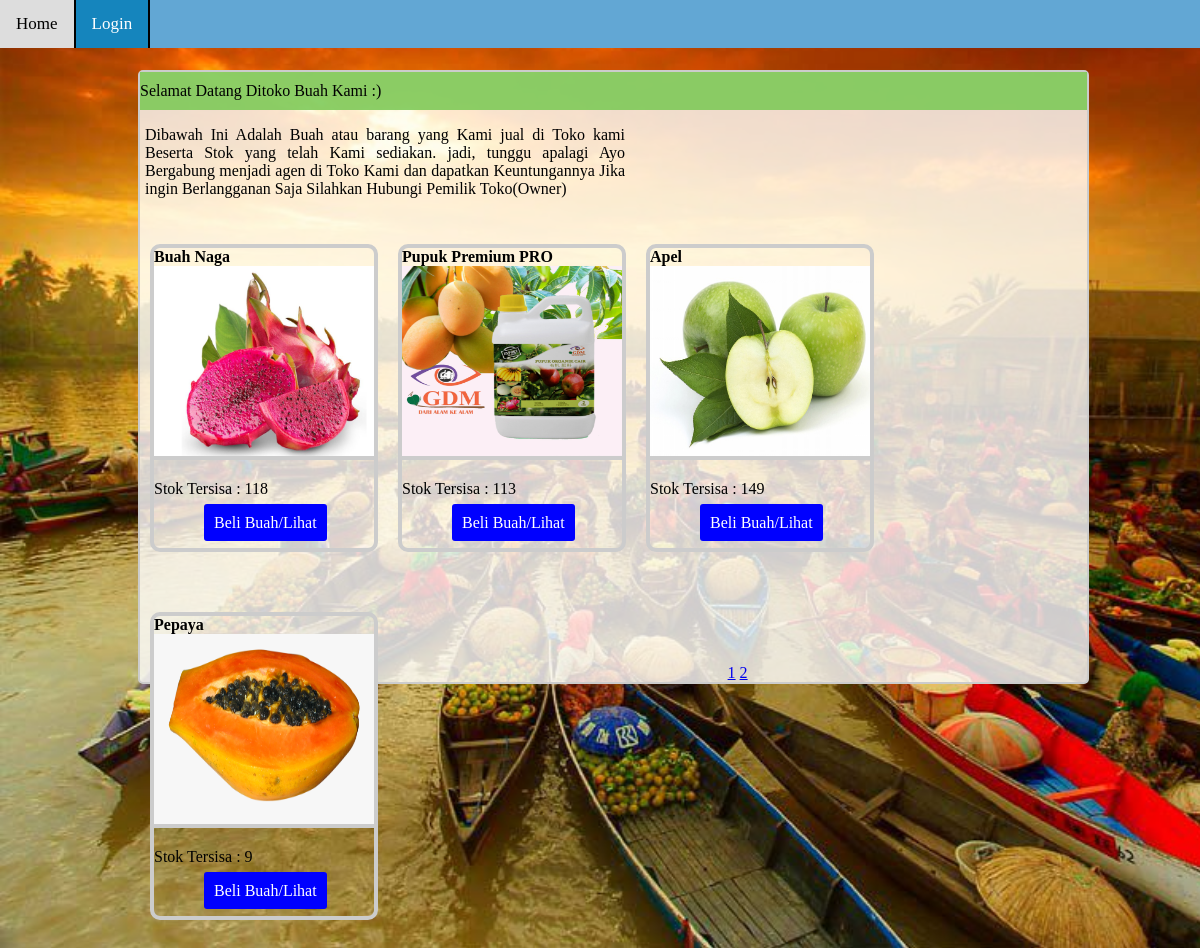
The page / on the database its author committed.
### tables this page shows
CREATE TABLE IF NOT EXISTS `stok_buah` (
  `id_stok` int(11) NOT NULL AUTO_INCREMENT,
  `id_buah` varchar(30) NOT NULL,
  `nama_buah` varchar(30) NOT NULL,
  `gambar_buah` varchar(50) NOT NULL,
  `jumlah_stok` varchar(30) NOT NULL,
  `harga_awal` varchar(50) NOT NULL,
  PRIMARY KEY (`id_stok`)
);

### index.php (the view, shortened to what this page needs)
<?php include('koneksi.php');
session_start();?>
<!DOCTYPE html>
<html lang="en" dir="ltr">
  <head>
    <link rel="stylesheet" href="index.css">
  </head>
  <body>
      <div class="topnav">
        <a href="index.php">Home</a>
        <?php
          if (isset($_SESSION['status'])) {
            echo "<a class='active' href='logout.php'>Logout</a>";
          }else {
            echo "<a class='active' href='login.php'>Login</a>";
          }
        ?>
      </div>
      <div class="badan">
        <div class="detail">
          <marquee direction="right" scrollamount="12">Selamat Datang Ditoko Buah Kami :) </marquee>
        </div>
        <div class="txt"><p>Dibawah Ini Adalah Buah atau barang yang Kami jual di Toko kami
           Beserta Stok yang telah Kami sediakan. jadi, tunggu apalagi
           Ayo Bergabung menjadi agen di Toko Kami dan dapatkan Keuntungannya
           Jika ingin Berlangganan Saja Silahkan Hubungi Pemilik Toko(Owner)</p>
         </div>
        <?php
           $row = 4;
           $halaman = isset($_GET['halaman']) ? (int)$_GET['halaman'] : 1;
           $mulai = ($halaman > 1) ? ($halaman * $row) - $row         : 0;
           $tampil1 = mysqli_query($koneksi,"SELECT * FROM stok_buah");
           $result = mysqli_num_rows($tampil1);
           $per_hal = ceil($result/$row);
           $tampil2 = mysqli_query($koneksi,"SELECT * FROM stok_buah ORDER BY id_stok DESC LIMIT $mulai, $row");
           while ($data = mysqli_fetch_assoc($tampil2)) {
             echo "<div class='gallery'>
                     <b>".$data['nama_buah']."</b>
                     <img src='Icon/".$data['gambar_buah']."'' width=220px height=190px>
                     <p>Stok Tersisa :";?> <?php if ($data['jumlah_stok']==0) {
                                                       echo "Stok habis";
                                                     } else if ($data['jumlah_stok']){
                                                       echo $data['jumlah_stok'];
                                                       echo "<div class='desc'><p><a href='jual_buah.php?id=".$data['id_buah']."'>Beli Buah/Lihat</a></div>";
                                                   }?></p>
             </div><?php
           }
         ?>
         <br><br><br><br><br><br><br><br><br><br><br><br><br><br><br><br><br><br><br><br><br><br><br><br><br>
         <center>
           <?php for ($i=1; $i <= $per_hal ; $i++) { ?>
             <a href="?halaman=<?php echo $i; ?>" class="pagingg"><?php echo $i; ?></a>
           <?php   } ?>
         </center>
      </div>
  </body>
</html>

### index.css (style rules this page uses)
body { background-image: url("Icon/terapung.jpg"); background-repeat: no-repeat; background-size: cover; }
.topnav { position: fixed; width: 100%; left: 0; right: 0; top: 0; background-color: rgb(98, 167, 212); }
.topnav a { border-right: 2px solid black; float: left; color: #f2f2f2; text-align: center; padding: 14px 16px; text-decoration: none; font-size: 17px; }
.topnav a.active { background-color: #1585bd; color: white; }
.badan { border-radius: 5px; margin-top: 70px; margin-left: 130px; word-wrap: break-word; background-color: rgba(255, 255, 255, 0.8); border: 2px solid #ccc; width: 80%; height: auto; }
div.gallery { border-radius: 10px; margin: 30px 10px; border: 4px solid #ccc; float: left; height: 300px; width: 220px; }
div.gallery img { border-bottom: 4px solid #ccc; }
div.desc a { border-radius: 3px; text-decoration: none; margin-left: 50px; padding: 10px 10px; background-color: blue; color: white; }
.detail { padding: 10px 0; width: 100%; background-color: rgba(123, 201, 86, 0.87); }
.txt { margin-left: 5px; word-wrap: break-word; width: 30em; text-align: justify; }

### rows shown on the page
stok_buah: nama_buah "Buah Naga", gambar_buah (picture), jumlah_stok "118"
stok_buah: nama_buah "Pupuk Premium PRO", gambar_buah (picture), jumlah_stok "113"
stok_buah: nama_buah "Apel", gambar_buah (picture), jumlah_stok "149"
stok_buah: nama_buah "Pepaya", gambar_buah (picture), jumlah_stok "9"
